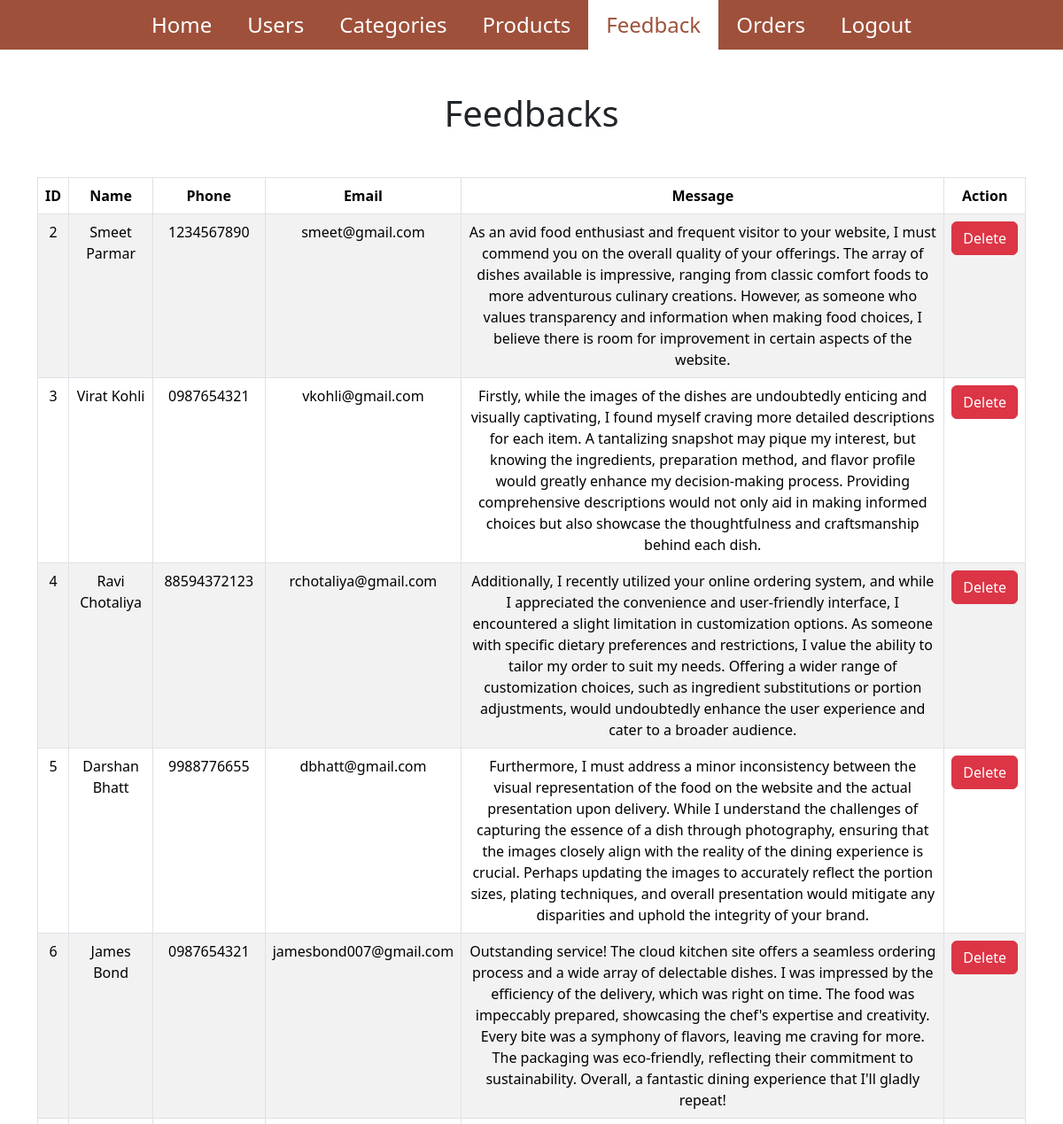
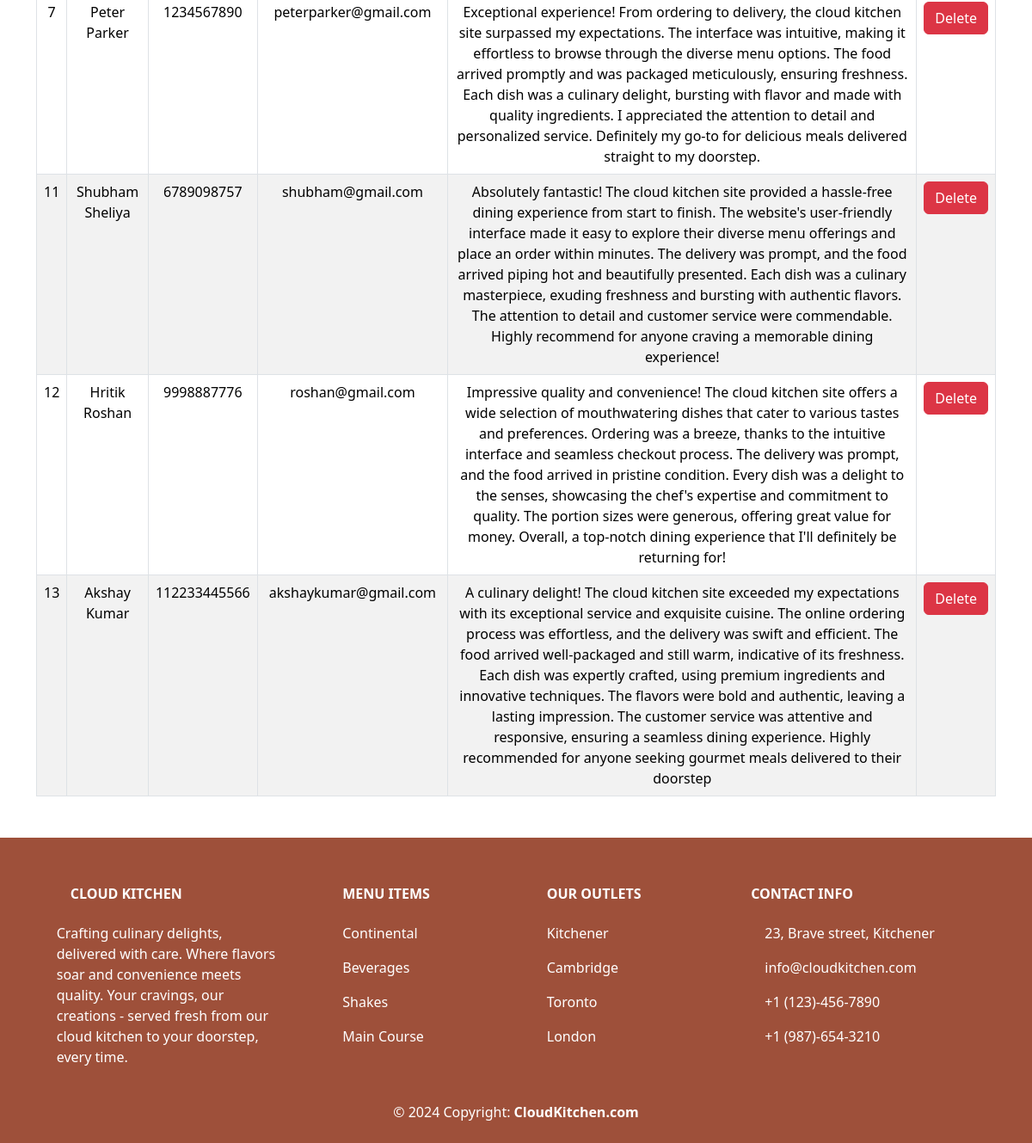
Screenshot of /manageFeedback.php (signed in) with the database file from the repository (2 pictures, top to bottom).
### tables this page shows
CREATE TABLE `feedbacks` (
  `id` int(10) NOT NULL,
  `name` varchar(100) NOT NULL,
  `email` varchar(100) NOT NULL,
  `phone` varchar(20) NOT NULL,
  `message` longtext NOT NULL
);

### Database/feedback.php (called while the page is built, shortened)
<?php
    class feedback{
        function getDatabase()
        {
            $dbConnection = new Database();
            $database = $dbConnection->getDatabase();
            return $database;
        }
        function getFeedbacks()
        {
            $database = $this->getDatabase();
            return mysqli_query($database,"SELECT * FROM feedbacks");
        }
    }
?>

### manageFeedback.php (the view, shortened to what this page needs)
<!DOCTYPE html>
<html lang="en">
<head>
</head>
<body>
    <?php
    include('header.php');
    include('Database/feedback.php');
    ?>
    <div class="container my-3 animation">
    <h1 class="text-center my-5">Feedbacks</h1>
    <table class="table table-bordered table-striped text-center">
    <thead class="thead-dark">
        <tr>
            <th scope="col">ID</th>
            <th scope="col">Name</th>
            <th scope="col">Phone</th>
            <th scope="col">Email</th>
            <th scope="col">Message</th>
            <th scope="col">Action</th>
        </tr>
    </thead>
    <tbody>
        <?php
        $feedback = new feedback();
        $feedbacks = $feedback->getFeedbacks();
        while($singleFeedback=mysqli_fetch_array($feedbacks,MYSQLI_ASSOC))
        {
        ?>
            <tr>
                <td><?php echo $singleFeedback['id']; ?></td>
                <td><?php echo $singleFeedback['name']; ?></td>
                <td><?php echo $singleFeedback['phone']; ?></td>
                <td><?php echo $singleFeedback['email']; ?></td>
                <td><?php echo $singleFeedback['message']; ?></td>
                <td><a class="btn btn-danger" href="deletefeedback.php?id=<?php echo $singleFeedback['id'];?>">Delete</td>
            </tr>
        <?php } ?>
    </tbody>
    </table>
        </div>
    <?php include('footer.php'); ?>
</body>
</html>

### header.php (shortened to what this page needs)
<!DOCTYPE html>
<html lang="en">
<head>
    <link href="https://cdn.jsdelivr.net/npm/bootstrap@5.3.2/dist/css/bootstrap.min.css" rel="stylesheet">
    <link rel="stylesheet" href="style.css" />
</head>
<body>
    <nav>
        <a href="index.php" <?php if(basename($_SERVER['PHP_SELF']) == 'index.php') echo 'class="active"'; ?>>Home</a>
        <?php
        if(!isset($_SESSION['email']) && !isset($_SESSION['password']) && !isset($_SESSION['userType']) )
        {
        ?>
        <a href="menu.php" <?php if(basename($_SERVER['PHP_SELF']) == 'menu.php') echo 'class="active"'; ?>>Menu</a>
        <a href="about.php" <?php if(basename($_SERVER['PHP_SELF']) == 'about.php') echo 'class="active"'; ?>>About Us</a>
        <a href="contact.php" <?php if(basename($_SERVER['PHP_SELF']) == 'contact.php') echo 'class="active"'; ?>>Contact Us</a>
        <a href="login.php" <?php if(basename($_SERVER['PHP_SELF']) == 'login.php') echo 'class="active"'; ?>>Login</a>
        <?php
        }
        else
        {
            if($_SESSION['userType'] == "Admin")
            {?>
                <a href="manageUsers.php" <?php if(basename($_SERVER['PHP_SELF']) == 'manageUsers.php') echo 'class="active"'; ?>>Users</a>
                <a href="manageCategories.php" <?php if(basename($_SERVER['PHP_SELF']) == 'manageCategories.php') echo 'class="active"'; ?>>Categories</a>
                <a href="manageProducts.php" <?php if(basename($_SERVER['PHP_SELF']) == 'manageProducts.php') echo 'class="active"'; ?>>Products</a>
                <a href="manageFeedback.php" <?php if(basename($_SERVER['PHP_SELF']) == 'manageFeedback.php') echo 'class="active"'; ?>>Feedback</a>
                <a href="manageOrders.php" <?php if(basename($_SERVER['PHP_SELF']) == 'manageOrders.php') echo 'class="active"'; ?>>Orders</a>
            <?php } ?>
            <a href="logout.php" <?php if(basename($_SERVER['PHP_SELF']) == 'logout.php') echo 'class="active"'; ?>>Logout</a>
        <?php } ?>
    </nav>
</body>
</html>

### footer.php (shortened to what this page needs)
<!DOCTYPE html>
<html lang="en">
<head>
    <link href="https://cdn.jsdelivr.net/npm/bootstrap@5.3.2/dist/css/bootstrap.min.css" rel="stylesheet">
    <link rel="stylesheet" href="style.css"/>
</head>
<body>
<footer class="text-center mt-5 text-lg-start text-white">
  <section class="">
    <div class="container text-center text-md-start mt-5">
      <div class="row mt-3">
        <div class="col-md-3 col-lg-4 col-xl-3 mx-auto">
          <h6 class="text-uppercase fw-bold mb-4">
            <i class="fas fa-gem me-3"></i>Cloud Kitchen
          </h6>
          <p>
          Crafting culinary delights, delivered with care. Where flavors soar and convenience meets quality. Your cravings, our creations - served fresh from our cloud kitchen to your doorstep, every time.
          </p>
        </div>
        <div class="col-md-2 col-lg-2 col-xl-2 mx-auto mb-4">
          <h6 class="text-uppercase fw-bold mb-4">
            Menu Items
          </h6>
          <p>
            <a href="#" class="text-reset">Continental</a>
          </p>
          <p>
            <a href="#" class="text-reset">Beverages</a>
          </p>
          <p>
            <a href="#" class="text-reset">Shakes</a>
          </p>
          <p>
            <a href="#" class="text-reset">Main Course</a>
          </p>
        </div>
        <div class="col-md-3 col-lg-2 col-xl-2 mx-auto mb-4">
          <h6 class="text-uppercase fw-bold mb-4">
            Our Outlets
          </h6>
          <p>
            <a href="#" class="text-reset">Kitchener</a>
          </p>
          <p>
            <a href="#" class="text-reset">Cambridge</a>
          </p>
          <p>
            <a href="#" class="text-reset">Toronto</a>
          </p>
          <p>
            <a href="#" class="text-reset">London</a>
          </p>
        </div>
        <div class="col-md-4 col-lg-3 col-xl-3 mx-auto mb-md-0 mb-4">
          <h6 class="text-uppercase fw-bold mb-4">Contact Info</h6>
          <p><i class="fas fa-home me-3"></i> 23, Brave street, Kitchener</p>
          <p>
            info@cloudkitchen.com
          </p>
          <p><i class="fas fa-phone me-3"></i> +1 (123)-456-7890</p>
          <p><i class="fas fa-print me-3"></i> +1 (987)-654-3210</p>
        </div>
      </div>
    </div>
  </section>
  <div id="footer" class="text-center p-4">
    © 2024 Copyright:
    <a class="text-reset fw-bold" href="#">CloudKitchen.com</a>
  </div>
</footer>
</body>
</html>

### style.css (style rules this page uses)
a { text-decoration: none; }
nav { margin: 0; background-color: #9e503a; display: flex; justify-content: center; margin-bottom: 20px; }
nav a { color: #ffffff; font-size: x-large; text-decoration: none; padding: 10px 20px; transition: all 0.3s ease-in-out; }
footer { background-color: #9e503a; padding-top: 8px; margin-top: 20px; }
.animation { animation: fadeEffect 0.5s ease-in-out; }
.active { color: #9e503a; background-color: #ffffff; }

### rows the page displays
feedbacks: id "2", name "Smeet Parmar", phone "1234567890", email "smeet@gmail.com", message "As an avid food enthusiast and frequent visitor to your website, I must commend you on the overall quality of your offerings. The array of dishes available is impressive, ranging from classic comfort foods to more adventurous culinary creations. However, as someone who values transparency and information when making food choices, I believe there is room for improvement in certain aspects of the website."
feedbacks: id "3", name "Virat Kohli", phone "0987654321", email "vkohli@gmail.com", message "Firstly, while the images of the dishes are undoubtedly enticing and visually captivating, I found myself craving more detailed descriptions for each item. A tantalizing snapshot may pique my interest, but knowing the ingredients, preparation method, and flavor profile would greatly enhance my decision-making process. Providing comprehensive descriptions would not only aid in making informed choices but also showcase the thoughtfulness and craftsmanship behind each dish."
feedbacks: id "4", name "Ravi Chotaliya", phone "88594372123", email "rchotaliya@gmail.com", message "Additionally, I recently utilized your online ordering system, and while I appreciated the convenience and user-friendly interface, I encountered a slight limitation in customization options. As someone with specific dietary preferences and restrictions, I value the ability to tailor my order to suit my needs. Offering a wider range of customization choices, such as ingredient substitutions or portion adjustments, would undoubtedly enhance the user experience and cater to a broader audience."
feedbacks: id "5", name "Darshan Bhatt", phone "9988776655", email "dbhatt@gmail.com", message "Furthermore, I must address a minor inconsistency between the visual representation of the food on the website and the actual presentation upon delivery. While I understand the challenges of capturing the essence of a dish through photography, ensuring that the images closely align with the reality of the dining experience is crucial. Perhaps updating the images to accurately reflect the portion sizes, plating techniques, and overall presentation would mitigate any disparities and uphold the integrity of your brand."
feedbacks: id "6", name "James Bond", phone "0987654321", email "jamesbond007@gmail.com", message "Outstanding service! The cloud kitchen site offers a seamless ordering process and a wide array of delectable dishes. I was impressed by the efficiency of the delivery, which was right on time. The food was impeccably prepared, showcasing the chef's expertise and creativity. Every bite was a symphony of flavors, leaving me craving for more. The packaging was eco-friendly, reflecting their commitment to sustainability. Overall, a fantastic dining experience that I'll gladly repeat!"
feedbacks: id "7", name "Peter Parker", phone "1234567890", email "peterparker@gmail.com", message "Exceptional experience! From ordering to delivery, the cloud kitchen site surpassed my expectations. The interface was intuitive, making it effortless to browse through the diverse menu options. The food arrived promptly and was packaged meticulously, ensuring freshness. Each dish was a culinary delight, bursting with flavor and made with quality ingredients. I appreciated the attention to detail and personalized service. Definitely my go-to for delicious meals delivered straight to my doorstep."
feedbacks: id "11", name "Shubham Sheliya", phone "6789098757", email "shubham@gmail.com", message "Absolutely fantastic! The cloud kitchen site provided a hassle-free dining experience from start to finish. The website's user-friendly interface made it easy to explore their diverse menu offerings and place an order within minutes. The delivery was prompt, and the food arrived piping hot and beautifully presented. Each dish was a culinary masterpiece, exuding freshness and bursting with authentic flavors. The attention to detail and customer service were commendable. Highly recommend for anyone craving a memorable dining experience!"
feedbacks: id "12", name "Hritik Roshan", phone "9998887776", email "roshan@gmail.com", message "Impressive quality and convenience! The cloud kitchen site offers a wide selection of mouthwatering dishes that cater to various tastes and preferences. Ordering was a breeze, thanks to the intuitive interface and seamless checkout process. The delivery was prompt, and the food arrived in pristine condition. Every dish was a delight to the senses, showcasing the chef's expertise and commitment to quality. The portion sizes were generous, offering great value for money. Overall, a top-notch dining experience that I'll definitely be returning for!"
feedbacks: id "13", name "Akshay Kumar", phone "112233445566", email "akshaykumar@gmail.com", message "A culinary delight! The cloud kitchen site exceeded my expectations with its exceptional service and exquisite cuisine. The online ordering process was effortless, and the delivery was swift and efficient. The food arrived well-packaged and still warm, indicative of its freshness. Each dish was expertly crafted, using premium ingredients and innovative techniques. The flavors were bold and authentic, leaving a lasting impression. The customer service was attentive and responsive, ensuring a seamless dining experience. Highly recommended for anyone seeking gourmet meals delivered to their doorstep"
